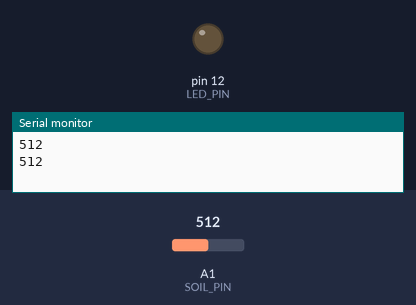
The sketch below on a simulated Arduino Uno, built with avr-gcc and run on an emulated ATmega328P. Parts: output pins drawn as LEDs (lit = HIGH), the last lines printed to the serial monitor. Inputs (shaded band) come from the test bench; at power-on: A1 (SOIL_PIN) = 512. Pins used as bus, display or sensor lines are not drawn.

Above: at 5.8 s.
5.9 s: A1 (SOIL_PIN) set to 682
11.9 s: A1 (SOIL_PIN) set to 712
At 15.5 s:
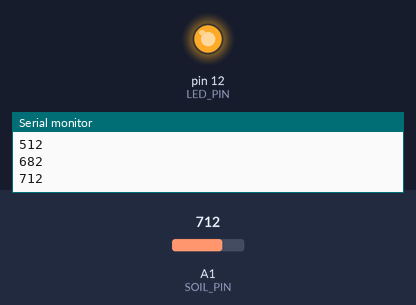
17.9 s: A1 (SOIL_PIN) set to 511
At 21.2 s:
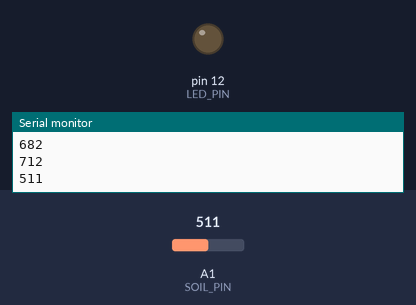
23.9 s: A1 (SOIL_PIN) set to 716
At 25.8 s:
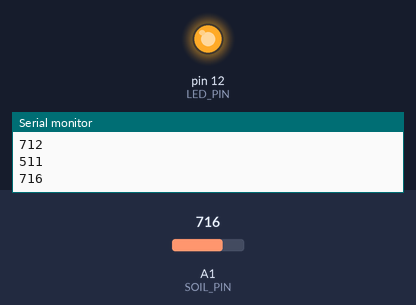
Timing chart, 0 to 27.3 s (numbered marks = the images above; inputs shaded):
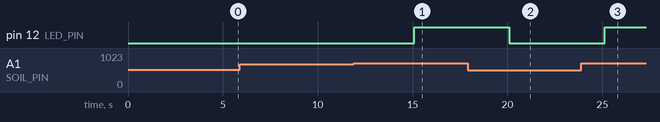

Measured:
- the behaviour switches between 700 and 701 on A1 (SOIL_PIN) (found by bisection; images 0 and 1)
- after the input at 11.9 s, pin 12 (LED_PIN): LOW → HIGH after 3.2 s
- after the input at 17.9 s, pin 12 (LED_PIN): HIGH → LOW after 2.2 s
- after the input at 23.9 s, pin 12 (LED_PIN): LOW → HIGH after 1.2 s

The sketch:

b09.ino
```cpp
// MakerNest Origins · bench 09 · a soil sensor that tells you when a plant needs water
// The probe goes in the soil. Its board is powered from row 13, and only for a moment
// at each reading: power left on all the time slowly eats the probe away.
// Its AO pin goes to A1. The LED on row 12 comes on when the soil is dry.

const int POWER_PIN = 13;     // the sensor board's VCC wire is on row 13 S
const int SOIL_PIN = A1;      // the sensor board's AO wire is on A1 S
const int LED_PIN = 12;
const int DRY_ABOVE = 700;    // higher number = drier soil. Measure your own: see the page.
const unsigned long EVERY = 5000;

void setup() {
  pinMode(POWER_PIN, OUTPUT);
  pinMode(LED_PIN, OUTPUT);
  digitalWrite(POWER_PIN, LOW);
  Serial.begin(9600);
}

void loop() {
  digitalWrite(POWER_PIN, HIGH);   // wake the sensor
  delay(20);
  int soil = analogRead(SOIL_PIN);
  digitalWrite(POWER_PIN, LOW);    // and put it straight back to sleep

  Serial.println(soil);
  if (soil > DRY_ABOVE) {
    digitalWrite(LED_PIN, HIGH);   // dry: water me
  } else {
    digitalWrite(LED_PIN, LOW);
  }
  delay(EVERY);
}
```
